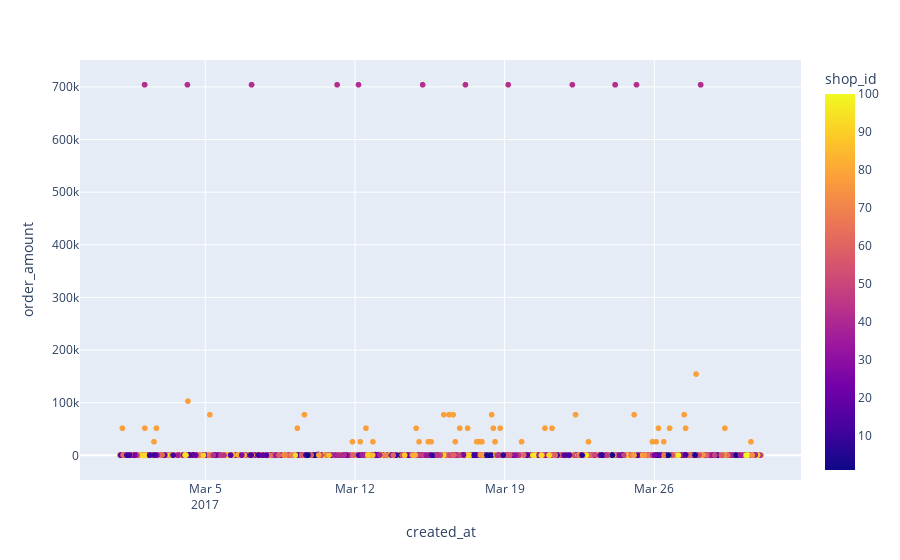

Notebook code cell kept with this figure:
### Markdown cell above
#### Identifying Outliers

### Code cell
fig1 = px.scatter(exp_data, x = 'created_at', y = 'order_amount', color = 'shop_id')
fig1.show()

### Figure 1 — Plotly figure (JSON) as saved in the notebook; plotly's stock layout.template omitted (floating-point values rounded to 4 significant figures; data arrays with more than 128 entries replaced by an {"elided": "..."} marker saying what was removed)
{"data": [{"hovertemplate": "created_at=%{x}<br>order_amount=%{y}<br>shop_id=%{marker.color}<extra></extra>", "legendgroup": "", "marker": {"color": {"elided": "5000 int values"}, "coloraxis": "coloraxis", "symbol": "circle"}, "mode": "markers", "name": "", "showlegend": false, "type": "scattergl", "x": {"elided": "5000 str values"}, "xaxis": "x", "y": {"elided": "5000 int values"}, "yaxis": "y"}], "layout": {"coloraxis": {"colorbar": {"title": {"text": "shop_id"}}, "colorscale": [[0, "#0d0887"], [0.1111, "#46039f"], [0.2222, "#7201a8"], [0.3333, "#9c179e"], [0.4444, "#bd3786"], [0.5556, "#d8576b"], [0.6667, "#ed7953"], [0.7778, "#fb9f3a"], [0.8889, "#fdca26"], [1, "#f0f921"]]}, "legend": {"tracegroupgap": 0}, "margin": {"t": 60}, "xaxis": {"anchor": "y", "domain": [0, 1], "title": {"text": "created_at"}}, "yaxis": {"anchor": "x", "domain": [0, 1], "title": {"text": "order_amount"}}}}
